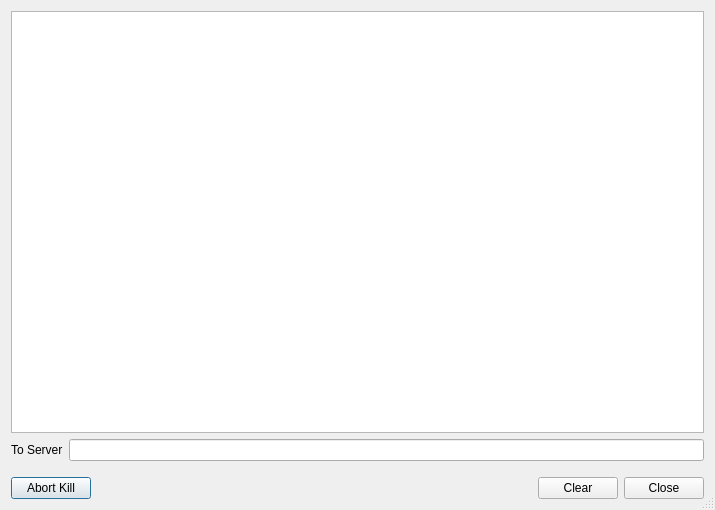
<?xml version="1.0" encoding="UTF-8"?>
<ui version="4.0">
 <class>ChatServWindow</class>
 <widget class="QDialog" name="ChatServWindow">
  <property name="geometry">
   <rect>
    <x>0</x>
    <y>0</y>
    <width>715</width>
    <height>510</height>
   </rect>
  </property>
  <property name="windowTitle">
   <string>Chat to Server</string>
  </property>
  <property name="sizeGripEnabled">
   <bool>true</bool>
  </property>
  <layout class="QVBoxLayout" name="verticalLayout">
   <item>
    <widget class="QTextEdit" name="textEdit"/>
   </item>
   <item>
    <layout class="QHBoxLayout" name="horizontalLayout_2">
     <item>
      <widget class="QLabel" name="label">
       <property name="text">
        <string>To Server</string>
       </property>
      </widget>
     </item>
     <item>
      <widget class="QLineEdit" name="lineEdit"/>
     </item>
    </layout>
   </item>
   <item>
    <spacer name="verticalSpacer">
     <property name="orientation">
      <enum>Qt::Vertical</enum>
     </property>
     <property name="sizeType">
      <enum>QSizePolicy::Preferred</enum>
     </property>
     <property name="sizeHint" stdset="0">
      <size>
       <width>20</width>
       <height>10</height>
      </size>
     </property>
    </spacer>
   </item>
   <item>
    <layout class="QHBoxLayout" name="horizontalLayout">
     <item>
      <widget class="QPushButton" name="abortKillButton">
       <property name="text">
        <string>Abort Kill</string>
       </property>
      </widget>
     </item>
     <item>
      <spacer name="horizontalSpacer">
       <property name="orientation">
        <enum>Qt::Horizontal</enum>
       </property>
       <property name="sizeHint" stdset="0">
        <size>
         <width>40</width>
         <height>20</height>
        </size>
       </property>
      </spacer>
     </item>
     <item>
      <widget class="QPushButton" name="clearButton">
       <property name="text">
        <string>Clear</string>
       </property>
      </widget>
     </item>
     <item>
      <widget class="QPushButton" name="closeButton">
       <property name="text">
        <string>Close</string>
       </property>
      </widget>
     </item>
    </layout>
   </item>
  </layout>
 </widget>
 <resources/>
 <connections/>
</ui>
